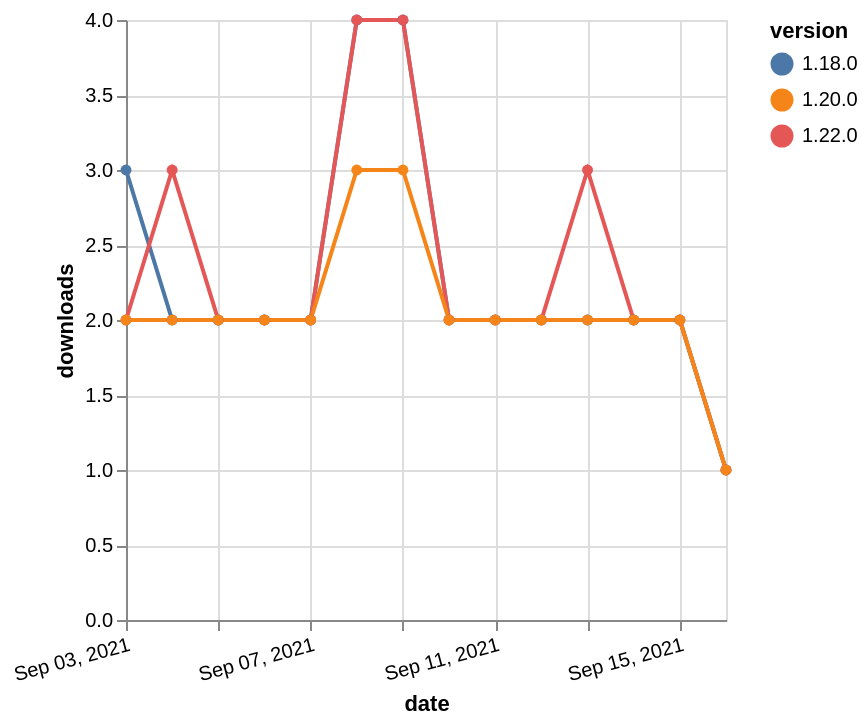

Express this chart as Vega-Lite.
### Vega-Lite specification from a JSON file in a GitHub repository (floating-point values rounded to 4 significant figures)
{"$schema": "https://vega.github.io/schema/vega-lite/v5.json", "description": "A simple bar chart with embedded data.", "data": {"values": [{"date": "2021-09-03", "total": 3062, "delta": 3, "version": "1.18.0"}, {"date": "2021-09-04", "total": 3064, "delta": 2, "version": "1.18.0"}, {"date": "2021-09-05", "total": 3066, "delta": 2, "version": "1.18.0"}, {"date": "2021-09-06", "total": 3068, "delta": 2, "version": "1.18.0"}, {"date": "2021-09-07", "total": 3070, "delta": 2, "version": "1.18.0"}, {"date": "2021-09-08", "total": 3074, "delta": 4, "version": "1.18.0"}, {"date": "2021-09-09", "total": 3078, "delta": 4, "version": "1.18.0"}, {"date": "2021-09-10", "total": 3080, "delta": 2, "version": "1.18.0"}, {"date": "2021-09-11", "total": 3082, "delta": 2, "version": "1.18.0"}, {"date": "2021-09-12", "total": 3084, "delta": 2, "version": "1.18.0"}, {"date": "2021-09-13", "total": 3086, "delta": 2, "version": "1.18.0"}, {"date": "2021-09-14", "total": 3088, "delta": 2, "version": "1.18.0"}, {"date": "2021-09-15", "total": 3090, "delta": 2, "version": "1.18.0"}, {"date": "2021-09-16", "total": 3091, "delta": 1, "version": "1.18.0"}, {"date": "2021-09-03", "total": 2467, "delta": 2, "version": "1.22.0"}, {"date": "2021-09-04", "total": 2470, "delta": 3, "version": "1.22.0"}, {"date": "2021-09-05", "total": 2472, "delta": 2, "version": "1.22.0"}, {"date": "2021-09-06", "total": 2474, "delta": 2, "version": "1.22.0"}, {"date": "2021-09-07", "total": 2476, "delta": 2, "version": "1.22.0"}, {"date": "2021-09-08", "total": 2480, "delta": 4, "version": "1.22.0"}, {"date": "2021-09-09", "total": 2484, "delta": 4, "version": "1.22.0"}, {"date": "2021-09-10", "total": 2486, "delta": 2, "version": "1.22.0"}, {"date": "2021-09-11", "total": 2488, "delta": 2, "version": "1.22.0"}, {"date": "2021-09-12", "total": 2490, "delta": 2, "version": "1.22.0"}, {"date": "2021-09-13", "total": 2493, "delta": 3, "version": "1.22.0"}, {"date": "2021-09-14", "total": 2495, "delta": 2, "version": "1.22.0"}, {"date": "2021-09-15", "total": 2497, "delta": 2, "version": "1.22.0"}, {"date": "2021-09-16", "total": 2498, "delta": 1, "version": "1.22.0"}, {"date": "2021-09-03", "total": 2573, "delta": 2, "version": "1.20.0"}, {"date": "2021-09-04", "total": 2575, "delta": 2, "version": "1.20.0"}, {"date": "2021-09-05", "total": 2577, "delta": 2, "version": "1.20.0"}, {"date": "2021-09-06", "total": 2579, "delta": 2, "version": "1.20.0"}, {"date": "2021-09-07", "total": 2581, "delta": 2, "version": "1.20.0"}, {"date": "2021-09-08", "total": 2584, "delta": 3, "version": "1.20.0"}, {"date": "2021-09-09", "total": 2587, "delta": 3, "version": "1.20.0"}, {"date": "2021-09-10", "total": 2589, "delta": 2, "version": "1.20.0"}, {"date": "2021-09-11", "total": 2591, "delta": 2, "version": "1.20.0"}, {"date": "2021-09-12", "total": 2593, "delta": 2, "version": "1.20.0"}, {"date": "2021-09-13", "total": 2595, "delta": 2, "version": "1.20.0"}, {"date": "2021-09-14", "total": 2597, "delta": 2, "version": "1.20.0"}, {"date": "2021-09-15", "total": 2599, "delta": 2, "version": "1.20.0"}, {"date": "2021-09-16", "total": 2600, "delta": 1, "version": "1.20.0"}]}, "width": "container", "mark": {"type": "line", "point": {"filled": true}}, "encoding": {"x": {"field": "date", "type": "temporal", "timeUnit": "yearmonthdate", "title": "date", "axis": {"labelAngle": -15}}, "y": {"field": "delta", "type": "quantitative", "title": "downloads"}, "color": {"field": "version", "type": "nominal"}, "tooltip": {"field": "delta"}}}
